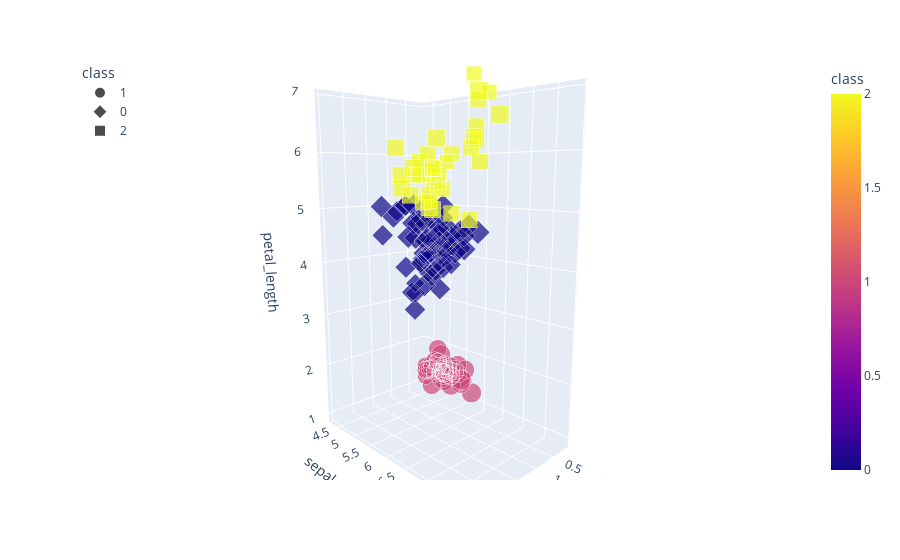

Notebook code cell kept with this figure:
### Code cell
# Plotting the clusters with three features
fig = px.scatter_3d(
    df_iris, 
    x="petal_width", 
    y="sepal_length", 
    z="petal_length", 
    color="class", 
    symbol="class", 
    size="sepal_width",
    width=800)
fig.update_layout(legend=dict(x=0,y=1))
fig.show()

### Figure 1 — Plotly figure (JSON) as saved in the notebook; plotly's stock layout.template omitted (floating-point values rounded to 4 significant figures)
{"data": [{"hovertemplate": "class=%{marker.color}<br>petal_width=%{x}<br>sepal_length=%{y}<br>petal_length=%{z}<br>sepal_width=%{marker.size}<extra></extra>", "legendgroup": "1", "marker": {"color": [1, 1, 1, 1, 1, 1, 1, 1, 1, 1, 1, 1, 1, 1, 1, 1, 1, 1, 1, 1, 1, 1, 1, 1, 1, 1, 1, 1, 1, 1, 1, 1, 1, 1, 1, 1, 1, 1, 1, 1, 1, 1, 1, 1, 1, 1, 1, 1, 1, 1], "coloraxis": "coloraxis", "size": [3.5, 3, 3.2, 3.1, 3.6, 3.9, 3.4, 3.4, 2.9, 3.1, 3.7, 3.4, 3, 3, 4, 4.4, 3.9, 3.5, 3.8, 3.8, 3.4, 3.7, 3.6, 3.3, 3.4, 3, 3.4, 3.5, 3.4, 3.2, 3.1, 3.4, 4.1, 4.2, 3.1, 3.2, 3.5, 3.1, 3, 3.4, 3.5, 2.3, 3.2, 3.5, 3.8, 3, 3.8, 3.2, 3.7, 3.3], "sizemode": "area", "sizeref": 0.011, "symbol": "circle"}, "mode": "markers", "name": "1", "scene": "scene", "showlegend": true, "type": "scatter3d", "x": [0.2, 0.2, 0.2, 0.2, 0.2, 0.4, 0.3, 0.2, 0.2, 0.1, 0.2, 0.2, 0.1, 0.1, 0.2, 0.4, 0.4, 0.3, 0.3, 0.3, 0.2, 0.4, 0.2, 0.5, 0.2, 0.2, 0.4, 0.2, 0.2, 0.2, 0.2, 0.4, 0.1, 0.2, 0.1, 0.2, 0.2, 0.1, 0.2, 0.2, 0.3, 0.3, 0.2, 0.6, 0.4, 0.3, 0.2, 0.2, 0.2, 0.2], "y": [5.1, 4.9, 4.7, 4.6, 5, 5.4, 4.6, 5, 4.4, 4.9, 5.4, 4.8, 4.8, 4.3, 5.8, 5.7, 5.4, 5.1, 5.7, 5.1, 5.4, 5.1, 4.6, 5.1, 4.8, 5, 5, 5.2, 5.2, 4.7, 4.8, 5.4, 5.2, 5.5, 4.9, 5, 5.5, 4.9, 4.4, 5.1, 5, 4.5, 4.4, 5, 5.1, 4.8, 5.1, 4.6, 5.3, 5], "z": [1.4, 1.4, 1.3, 1.5, 1.4, 1.7, 1.4, 1.5, 1.4, 1.5, 1.5, 1.6, 1.4, 1.1, 1.2, 1.5, 1.3, 1.4, 1.7, 1.5, 1.7, 1.5, 1, 1.7, 1.9, 1.6, 1.6, 1.5, 1.4, 1.6, 1.6, 1.5, 1.5, 1.4, 1.5, 1.2, 1.3, 1.5, 1.3, 1.5, 1.3, 1.3, 1.3, 1.6, 1.9, 1.4, 1.6, 1.4, 1.5, 1.4]}, {"hovertemplate": "class=%{marker.color}<br>petal_width=%{x}<br>sepal_length=%{y}<br>petal_length=%{z}<br>sepal_width=%{marker.size}<extra></extra>", "legendgroup": "0", "marker": {"color": [0, 0, 0, 0, 0, 0, 0, 0, 0, 0, 0, 0, 0, 0, 0, 0, 0, 0, 0, 0, 0, 0, 0, 0, 0, 0, 0, 0, 0, 0, 0, 0, 0, 0, 0, 0, 0, 0, 0, 0, 0, 0, 0, 0, 0, 0, 0, 0, 0, 0, 0, 0, 0, 0, 0, 0, 0, 0, 0, 0, 0, 0], "coloraxis": "coloraxis", "size": [3.2, 3.2, 2.3, 2.8, 2.8, 3.3, 2.4, 2.9, 2.7, 2, 3, 2.2, 2.9, 2.9, 3.1, 3, 2.7, 2.2, 2.5, 3.2, 2.8, 2.5, 2.8, 2.9, 3, 2.8, 2.9, 2.6, 2.4, 2.4, 2.7, 2.7, 3, 3.4, 3.1, 2.3, 3, 2.5, 2.6, 3, 2.6, 2.3, 2.7, 3, 2.9, 2.9, 2.5, 2.8, 2.7, 2.5, 2.5, 2.8, 2.2, 2.8, 2.7, 2.8, 3, 2.8, 3, 2.7, 2.5, 3], "sizemode": "area", "sizeref": 0.011, "symbol": "diamond"}, "mode": "markers", "name": "0", "scene": "scene", "showlegend": true, "type": "scatter3d", "x": [1.4, 1.5, 1.3, 1.5, 1.3, 1.6, 1, 1.3, 1.4, 1, 1.5, 1, 1.4, 1.3, 1.4, 1.5, 1, 1.5, 1.1, 1.8, 1.3, 1.5, 1.2, 1.3, 1.4, 1.4, 1.5, 1, 1.1, 1, 1.2, 1.6, 1.5, 1.6, 1.5, 1.3, 1.3, 1.3, 1.2, 1.4, 1.2, 1, 1.3, 1.2, 1.3, 1.3, 1.1, 1.3, 1.9, 1.7, 2, 2.4, 1.5, 2, 1.8, 1.8, 1.8, 1.5, 1.8, 1.9, 1.9, 1.8], "y": [7, 6.4, 5.5, 6.5, 5.7, 6.3, 4.9, 6.6, 5.2, 5, 5.9, 6, 6.1, 5.6, 6.7, 5.6, 5.8, 6.2, 5.6, 5.9, 6.1, 6.3, 6.1, 6.4, 6.6, 6.8, 6, 5.7, 5.5, 5.5, 5.8, 6, 5.4, 6, 6.7, 6.3, 5.6, 5.5, 5.5, 6.1, 5.8, 5, 5.6, 5.7, 5.7, 6.2, 5.1, 5.7, 5.8, 4.9, 5.7, 5.8, 6, 5.6, 6.3, 6.2, 6.1, 6.3, 6, 5.8, 6.3, 5.9], "z": [4.7, 4.5, 4, 4.6, 4.5, 4.7, 3.3, 4.6, 3.9, 3.5, 4.2, 4, 4.7, 3.6, 4.4, 4.5, 4.1, 4.5, 3.9, 4.8, 4, 4.9, 4.7, 4.3, 4.4, 4.8, 4.5, 3.5, 3.8, 3.7, 3.9, 5.1, 4.5, 4.5, 4.7, 4.4, 4.1, 4, 4.4, 4.6, 4, 3.3, 4.2, 4.2, 4.2, 4.3, 3, 4.1, 5.1, 4.5, 5, 5.1, 5, 4.9, 4.9, 4.8, 4.9, 5.1, 4.8, 5.1, 5, 5.1]}, {"hovertemplate": "class=%{marker.color}<br>petal_width=%{x}<br>sepal_length=%{y}<br>petal_length=%{z}<br>sepal_width=%{marker.size}<extra></extra>", "legendgroup": "2", "marker": {"color": [2, 2, 2, 2, 2, 2, 2, 2, 2, 2, 2, 2, 2, 2, 2, 2, 2, 2, 2, 2, 2, 2, 2, 2, 2, 2, 2, 2, 2, 2, 2, 2, 2, 2, 2, 2, 2, 2], "coloraxis": "coloraxis", "size": [3.1, 3, 3.3, 3, 2.9, 3, 3, 2.9, 2.5, 3.6, 3.2, 2.7, 3, 3.2, 3, 3.8, 2.6, 3.2, 2.8, 3.3, 3.2, 2.8, 3, 2.8, 3.8, 2.8, 2.6, 3, 3.4, 3.1, 3.1, 3.1, 3.1, 3.2, 3.3, 3, 3, 3.4], "sizemode": "area", "sizeref": 0.011, "symbol": "square"}, "mode": "markers", "name": "2", "scene": "scene", "showlegend": true, "type": "scatter3d", "x": [1.5, 1.7, 2.5, 2.1, 1.8, 2.2, 2.1, 1.8, 1.8, 2.5, 2, 1.9, 2.1, 2.3, 1.8, 2.2, 2.3, 2.3, 2, 2.1, 1.8, 2.1, 1.6, 1.9, 2, 2.2, 1.4, 2.3, 2.4, 1.8, 2.1, 2.4, 2.3, 2.3, 2.5, 2.3, 2, 2.3], "y": [6.9, 6.7, 6.3, 7.1, 6.3, 6.5, 7.6, 7.3, 6.7, 7.2, 6.5, 6.4, 6.8, 6.4, 6.5, 7.7, 7.7, 6.9, 7.7, 6.7, 7.2, 6.4, 7.2, 7.4, 7.9, 6.4, 6.1, 7.7, 6.3, 6.4, 6.9, 6.7, 6.9, 6.8, 6.7, 6.7, 6.5, 6.2], "z": [4.9, 5, 6, 5.9, 5.6, 5.8, 6.6, 6.3, 5.8, 6.1, 5.1, 5.3, 5.5, 5.3, 5.5, 6.7, 6.9, 5.7, 6.7, 5.7, 6, 5.6, 5.8, 6.1, 6.4, 5.6, 5.6, 6.1, 5.6, 5.5, 5.4, 5.6, 5.1, 5.9, 5.7, 5.2, 5.2, 5.4]}], "layout": {"autosize": true, "coloraxis": {"colorbar": {"title": {"text": "class"}}, "colorscale": [[0, "#0d0887"], [0.1111, "#46039f"], [0.2222, "#7201a8"], [0.3333, "#9c179e"], [0.4444, "#bd3786"], [0.5556, "#d8576b"], [0.6667, "#ed7953"], [0.7778, "#fb9f3a"], [0.8889, "#fdca26"], [1, "#f0f921"]]}, "legend": {"itemsizing": "constant", "title": {"text": "class"}, "tracegroupgap": 0, "x": 0, "y": 1}, "margin": {"t": 60}, "scene": {"aspectmode": "auto", "aspectratio": {"x": 0.6473, "y": 0.9709, "z": 1.591}, "camera": {"center": {"x": 0, "y": 0, "z": 0}, "eye": {"x": 1.558, "y": 1.602, "z": 0.418}, "projection": {"type": "perspective"}, "up": {"x": 0, "y": 0, "z": 1}}, "domain": {"x": [0, 1], "y": [0, 1]}, "xaxis": {"title": {"text": "petal_width"}, "type": "linear"}, "yaxis": {"title": {"text": "sepal_length"}, "type": "linear"}, "zaxis": {"title": {"text": "petal_length"}, "type": "linear"}}}}
